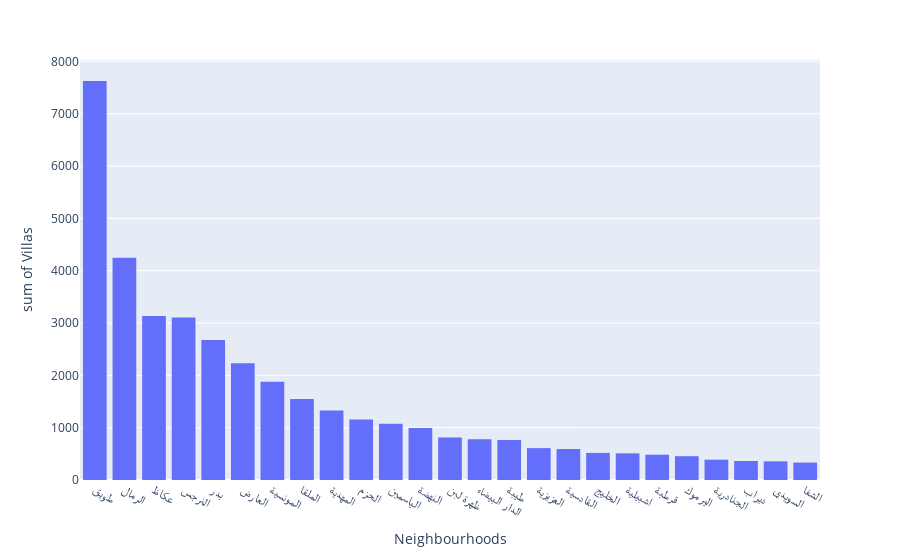

Write notebook code for a chart like this one.
### Markdown cell above
#### I. Categorical Variables:

we’ll use frequency table to understand distribution of each category
- Bar Chart (Ordinal) - Orderd
- Pie Chart (Nominal) - non Orderd

### Code cell
top10_neighbourhood = df['neighbourhood'].value_counts(ascending=False).head(25)
fig = px.histogram(x=top10_neighbourhood.index, y=top10_neighbourhood.values, labels={'x': 'Neighbourhoods', "y": 'Villas'})
fig.show()

### Figure 1 — Plotly figure (JSON) as saved in the notebook; plotly's stock layout.template omitted (floating-point values rounded to 4 significant figures)
{"data": [{"alignmentgroup": "True", "bingroup": "x", "histfunc": "sum", "hovertemplate": "Neighbourhoods=%{x}<br>sum of Villas=%{y}<extra></extra>", "legendgroup": "", "marker": {"color": "#636efa", "pattern": {"shape": ""}}, "name": "", "offsetgroup": "", "orientation": "v", "showlegend": false, "type": "histogram", "x": ["طويق", "الرمال", "عكاظ", "النرجس", "بدر", "العارض", "المونسية", "الملقا", "المهدية", "الحزم", "الياسمين", "النهضة", "ظهرة لبن", "الدار البيضاء", "طيبة", "العزيزية", "القادسية", "الخليج", "اشبيلية", "قرطبة", "اليرموك", "الجنادرية", "ديراب", "السويدي", "الشفا"], "xaxis": "x", "y": [7626, 4250, 3135, 3104, 2678, 2233, 1877, 1549, 1330, 1158, 1073, 996, 810, 777, 764, 609, 592, 518, 509, 484, 455, 388, 363, 356, 333], "yaxis": "y"}], "layout": {"barmode": "relative", "legend": {"tracegroupgap": 0}, "margin": {"t": 60}, "xaxis": {"anchor": "y", "domain": [0, 1], "title": {"text": "Neighbourhoods"}}, "yaxis": {"anchor": "x", "domain": [0, 1], "title": {"text": "sum of Villas"}}}}
